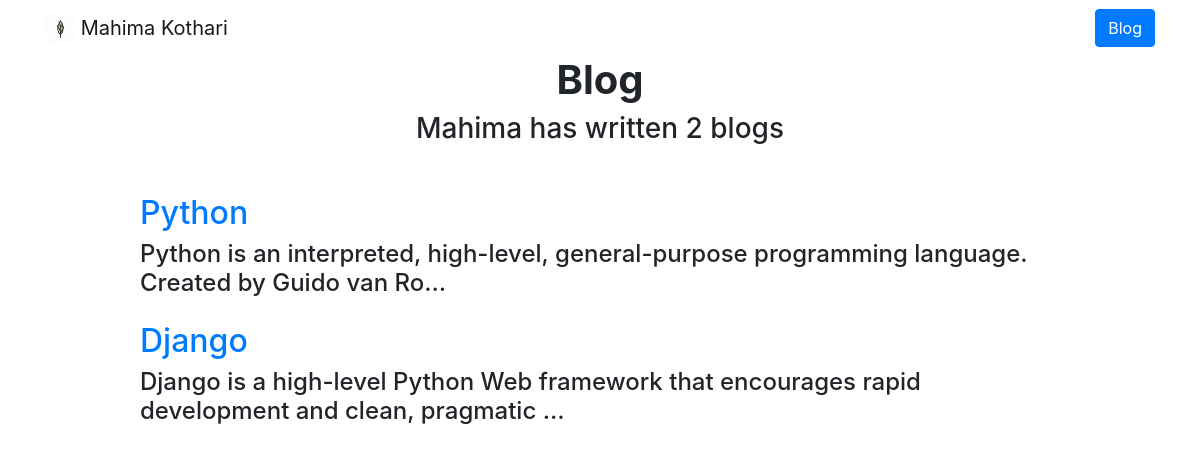
Screenshot of /blog/ with the database file from the repository.
### blog/models.py (models this page shows)
class Blog(models.Model):
    title = models.CharField(max_length=250)
    description = models.TextField()
    Date = models.DateField()

### blog/views.py (the view)
# urls.py: path('', views.all_blogs, name='all_blogs'),
def all_blogs(request):
    blogs = Blog.objects.all()
    return render(request, 'blog/all_blogs.html', {'blogs':blogs})

### blog/templates/blog/all_blogs.html (shortened to what this page needs)
{% extends "portfolio/base.html" %}
{% load static %}
{% block content %}
<h1 id="blogtitle" class="font-weight-bold text-center">Blog</h1>
<h3 class="text-center mb-5">Mahima has written {{ blogs.count }} blog{{ blogs.count|pluralize }}</h3>
{% for blog in blogs %}
<div class="row justify-content-center my-3">
  <div class="col-md-10">
    <a href="{% url 'blog:detail' blog.id %}">
      <h2>{{ blog.title }}</h2>
    </a>
    <h4>{{ blog.description|striptags|truncatechars:100 }}</h4>
  </div>
</div>
{% endfor %}
{% endblock %}

### rows the page displays
Blog: title "Python", description "Python is an interpreted, high-level, general-purpose programming language. Created by Guido van Ro…"
Blog: title "Django", description "Django is a high-level Python Web framework that encourages rapid development and clean, pragmatic …"

### other values shown
{{ blogs.count }} "2"
